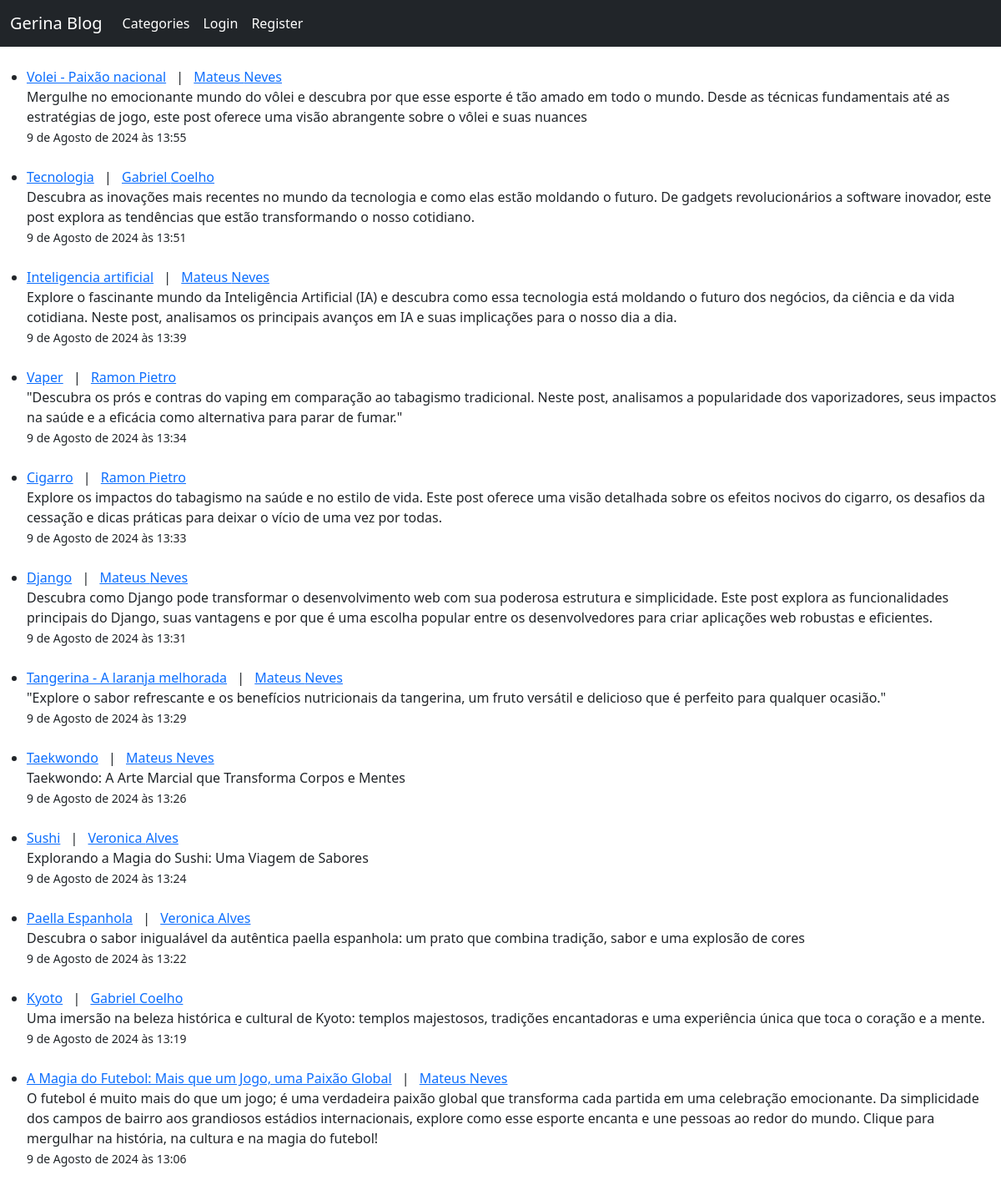
The page / on the database its author committed.
### blogapp/models.py (models this page shows, shortened)
class Post(models.Model):
    title = models.CharField(max_length=255)
    header_image = models.ImageField(null=True, blank=True, upload_to='images/')
    title_tag = models.CharField(max_length=50)
    author = models.ForeignKey(User, on_delete=models.CASCADE)
    body = RichTextField(blank=True, null=True)
    post_date = models.DateTimeField(auto_now_add=True)
    category = models.CharField(max_length=50, default='Tech')
    description = models.CharField(max_length=400)
    likes = models.ManyToManyField(User, related_name='blog_posts')

### blogapp/views.py (the view)
# urls.py: path('', views.home, name='home'),
def home(request):
    posts_list = Post.objects.all().order_by('-post_date')
    return render(request, 'home.html', {'posts_list':posts_list})

### templates/home.html (shortened to what this page needs)
{% extends 'base.html' %}
{% block content %}
    <br>
    <ul>
        {% for post in posts_list %}
            <li>
                <a href="{% url 'article_details' post.pk %}">{{ post.title }}</a>
                <span class="mx-2">|</span>
                <a href="{% url 'profile_page' post.author.id %}">{{ post.author.first_name }} {{ post.author.last_name }}</a>
                <br>
                {{ post.description }}
                <br>
                <small>{{ post.post_date }}</small>
            </li>
            <br>
        {% endfor %}
    </ul>
{% endblock content %}

### rows shown on the page
Post: title "Volei - Paixão nacional", author.first_name "Mateus", author.last_name "Neves", description "Mergulhe no emocionante mundo do vôlei e descubra por que esse esporte é tão amado em todo o mundo. Desde as técnicas fundamentais até as estratégias de jogo, este post oferece uma visão abrangente sobre o vôlei e suas nuances", post_date "9 de Agosto de 2024 às 13:55"
Post: title "Tecnologia", author.first_name "Gabriel", author.last_name "Coelho", description "Descubra as inovações mais recentes no mundo da tecnologia e como elas estão moldando o futuro. De gadgets revolucionários a software inovador, este post explora as tendências que estão transformando o nosso cotidiano.", post_date "9 de Agosto de 2024 às 13:51"
Post: title "Inteligencia artificial", author.first_name "Mateus", author.last_name "Neves", description "Explore o fascinante mundo da Inteligência Artificial (IA) e descubra como essa tecnologia está moldando o futuro dos negócios, da ciência e da vida cotidiana. Neste post, analisamos os principais avanços em IA e suas implicações para o nosso dia a dia.", post_date "9 de Agosto de 2024 às 13:39"
Post: title "Vaper", author.first_name "Ramon", author.last_name "Pietro", description "\"Descubra os prós e contras do vaping em comparação ao tabagismo tradicional. Neste post, analisamos a popularidade dos vaporizadores, seus impactos na saúde e a eficácia como alternativa para parar de fumar.\"", post_date "9 de Agosto de 2024 às 13:34"
Post: title "Cigarro", author.first_name "Ramon", author.last_name "Pietro", description "Explore os impactos do tabagismo na saúde e no estilo de vida. Este post oferece uma visão detalhada sobre os efeitos nocivos do cigarro, os desafios da cessação e dicas práticas para deixar o vício de uma vez por todas.", post_date "9 de Agosto de 2024 às 13:33"
Post: title "Django", author.first_name "Mateus", author.last_name "Neves", description "Descubra como Django pode transformar o desenvolvimento web com sua poderosa estrutura e simplicidade. Este post explora as funcionalidades principais do Django, suas vantagens e por que é uma escolha popular entre os desenvolvedores para criar aplicações web robustas e eficientes.", post_date "9 de Agosto de 2024 às 13:31"
Post: title "Tangerina - A laranja melhorada", author.first_name "Mateus", author.last_name "Neves", description "\"Explore o sabor refrescante e os benefícios nutricionais da tangerina, um fruto versátil e delicioso que é perfeito para qualquer ocasião.\"", post_date "9 de Agosto de 2024 às 13:29"
Post: title "Taekwondo", author.first_name "Mateus", author.last_name "Neves", description "Taekwondo: A Arte Marcial que Transforma Corpos e Mentes", post_date "9 de Agosto de 2024 às 13:26"
Post: title "Sushi", author.first_name "Veronica", author.last_name "Alves", description "Explorando a Magia do Sushi: Uma Viagem de Sabores", post_date "9 de Agosto de 2024 às 13:24"
Post: title "Paella Espanhola", author.first_name "Veronica", author.last_name "Alves", description "Descubra o sabor inigualável da autêntica paella espanhola: um prato que combina tradição, sabor e uma explosão de cores", post_date "9 de Agosto de 2024 às 13:22"
Post: title "Kyoto", author.first_name "Gabriel", author.last_name "Coelho", description "Uma imersão na beleza histórica e cultural de Kyoto: templos majestosos, tradições encantadoras e uma experiência única que toca o coração e a mente.", post_date "9 de Agosto de 2024 às 13:19"
Post: title "A Magia do Futebol: Mais que um Jogo, uma Paixão Global", author.first_name "Mateus", author.last_name "Neves", description "O futebol é muito mais do que um jogo; é uma verdadeira paixão global que transforma cada partida em uma celebração emocionante. Da simplicidade dos campos de bairro aos grandiosos estádios internacionais, explore como esse esporte encanta e une pessoas ao redor do mundo. Clique para mergulhar na história, na cultura e na magia do futebol!", post_date "9 de Agosto de 2024 às 13:06"
